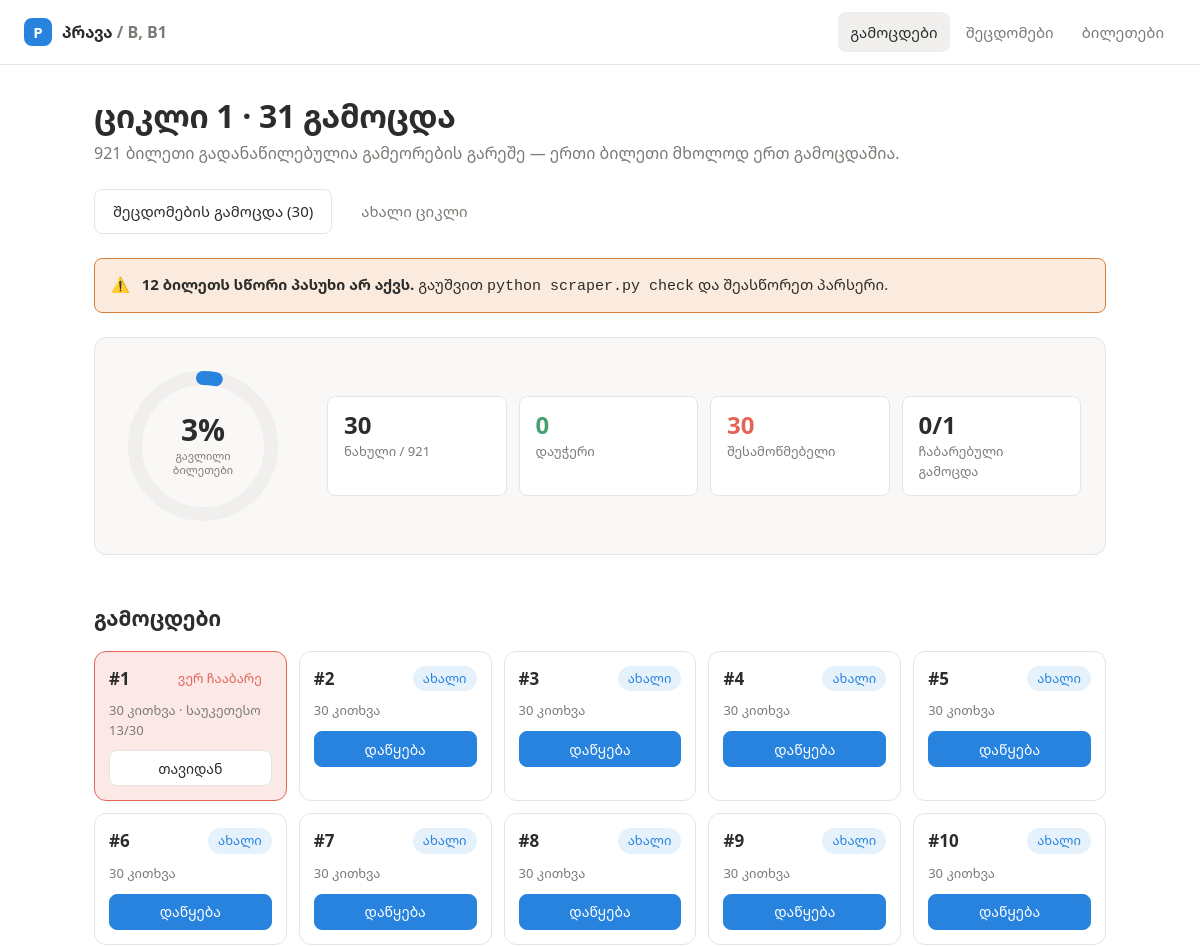
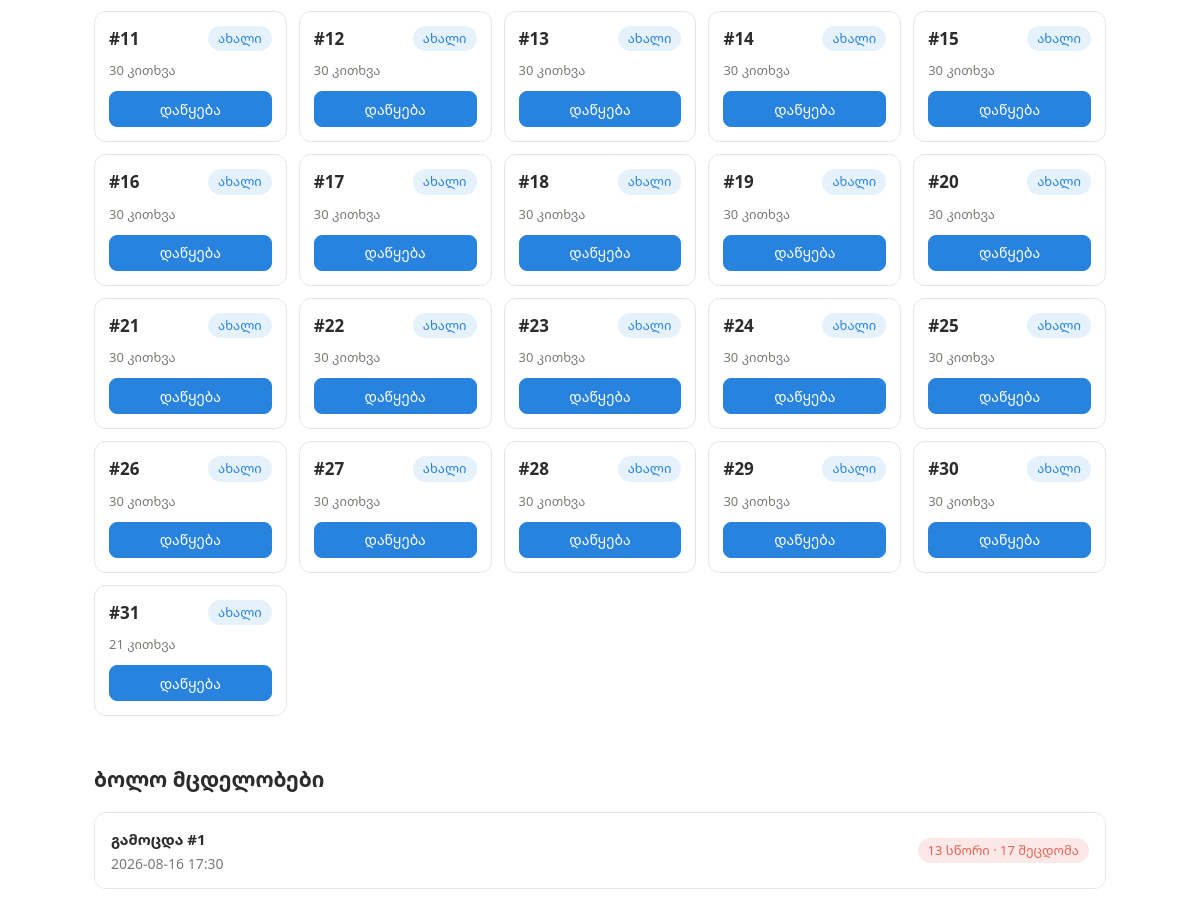
The page / on the database its author committed (2 pictures, top to bottom).
### tables this page shows
CREATE TABLE exams (
    id         INTEGER PRIMARY KEY AUTOINCREMENT,
    cycle      INTEGER NOT NULL DEFAULT 1,
    number     INTEGER,                         -- 1..31 inside the cycle (NULL for review exams)
    kind       TEXT    NOT NULL DEFAULT 'base', -- 'base' | 'review'
    seed       TEXT,
    created_at TEXT    NOT NULL
);

CREATE TABLE attempts (
    id            INTEGER PRIMARY KEY AUTOINCREMENT,
    exam_id       INTEGER NOT NULL REFERENCES exams(id) ON DELETE CASCADE,
    mode          TEXT    NOT NULL DEFAULT 'exam',   -- 'exam' | 'practice'
    started_at    TEXT    NOT NULL,
    finished_at   TEXT,
    correct_count INTEGER,
    wrong_count   INTEGER,
    passed        INTEGER,                           -- 0/1
    seconds_spent INTEGER
);

### app.py (the view)
@app.route("/")
def dashboard():
    with db.connect() as conn:
        stats = exams.overview(conn)
        cycle = exams.current_cycle(conn)
        if cycle == 0 and stats["total"]:
            cycle = exams.generate_cycle(conn)
        cards = exams.exam_cards(conn, cycle) if cycle else []
        reviews = exams.review_exams(conn)
        pending = len(exams.mistake_pool(conn))
        recent = conn.execute(
            """
            SELECT a.id, a.correct_count, a.wrong_count, a.passed, a.finished_at,
                   e.number, e.kind
            FROM attempts a JOIN exams e ON e.id = a.exam_id
            WHERE a.finished_at IS NOT NULL
            ORDER BY a.id DESC LIMIT 6
            """
        ).fetchall()
    return render_template(
        "index.html", stats=stats, cycle=cycle, cards=cards,
        reviews=reviews, pending=pending, recent=recent,
    )

### app.py (called while the page is built)
@app.before_request
def ensure_db() -> None:
    db.init_db()

@app.template_filter("ka_date")
def ka_date(value: str | None) -> str:
    if not value:
        return "—"
    return value.replace("T", " ")[:16]

### db.py (called while the page is built)
def connect() -> sqlite3.Connection:
    conn = sqlite3.connect(DB_PATH)
    conn.row_factory = sqlite3.Row
    conn.execute("PRAGMA foreign_keys = ON")
    return conn

def _migrate(conn: sqlite3.Connection) -> None:
    for table, columns in MIGRATIONS.items():
        have = {r["name"] for r in conn.execute(f"PRAGMA table_info({table})")}
        for name, decl in columns.items():
            if name not in have:
                conn.execute(f"ALTER TABLE {table} ADD COLUMN {name} {decl}")

def init_db() -> None:
    DB_PATH.parent.mkdir(parents=True, exist_ok=True)
    with connect() as conn:
        conn.executescript(SCHEMA_PATH.read_text(encoding="utf-8"))
        _migrate(conn)

### exams.py (called while the page is built)
def current_cycle(conn: sqlite3.Connection) -> int:
    row = conn.execute("SELECT MAX(cycle) AS c FROM exams").fetchone()
    return int(row["c"] or 0)

def mistake_pool(conn: sqlite3.Connection) -> list[int]:
    rows = conn.execute(
        """
        SELECT ticket_id FROM ticket_stats
        WHERE wrong > 0 AND mastered = 0
        ORDER BY wrong DESC, correct_streak ASC, last_seen ASC
        """
    ).fetchall()
    return [r["ticket_id"] for r in rows]

def review_exams(conn: sqlite3.Connection, limit: int = 20) -> list[dict]:
    rows = conn.execute(
        """
        SELECT e.id, e.created_at,
               (SELECT COUNT(*) FROM exam_tickets et WHERE et.exam_id = e.id) AS size,
               (SELECT MAX(a.correct_count) FROM attempts a WHERE a.exam_id = e.id AND a.finished_at IS NOT NULL) AS best,
               (SELECT MAX(a.passed) FROM attempts a WHERE a.exam_id = e.id AND a.finished_at IS NOT NULL) AS ever_passed,
               (SELECT COUNT(*) FROM attempts a WHERE a.exam_id = e.id AND a.finished_at IS NOT NULL) AS tries
        FROM exams e WHERE e.kind = 'review'
        ORDER BY e.id DESC LIMIT ?
        """,
        (limit,),
    ).fetchall()
    return [dict(r) for r in rows]

### templates/index.html (shortened to what this page needs)
{% extends "base.html" %}
{% set active = 'dashboard' %}
{% block content %}
<div class="page-head">
  <div>
    <h1>ციკლი {{ cycle }} · {{ cards|length }} გამოცდა</h1>
    <p class="sub">{{ stats.total }} ბილეთი გადანაწილებულია გამეორების გარეშე — ერთი ბილეთი მხოლოდ ერთ გამოცდაშია.</p>
  </div>
  <div style="display:flex; gap:10px; flex-wrap:wrap">
    <form method="post" action="{{ url_for('new_review') }}">
      <button class="btn" {{ 'disabled' if not pending }}>შეცდომების გამოცდა ({{ pending }})</button>
    </form>
    <form method="post" action="{{ url_for('new_cycle') }}"
          onsubmit="return confirm('ახალი ციკლი თავიდან არევს 921 ბილეთს. გავაგრძელოთ?')">
      <button class="btn btn-ghost">ახალი ციკლი</button>
    </form>
  </div>
</div>
{% if stats.missing_key %}
<div class="banner">
  <span>⚠️</span>
  <div><b>{{ stats.missing_key }} ბილეთს სწორი პასუხი არ აქვს.</b>
  გაუშვით <code>python scraper.py check</code> და შეასწორეთ პარსერი.</div>
</div>
{% endif %}
<section class="hero">
  {% set circ = 3.1416 * 2 * 68 %}
  <div class="ring">
    <svg width="168" height="168" viewBox="0 0 168 168" aria-hidden="true">
      <circle cx="84" cy="84" r="68" fill="none" stroke="var(--surface2)" stroke-width="14"></circle>
      <circle cx="84" cy="84" r="68" fill="none" stroke="var(--blue)" stroke-width="14"
              stroke-linecap="round" stroke-dasharray="{{ circ }}"
              stroke-dashoffset="{{ circ - circ * stats.coverage_pct / 100 }}"></circle>
    </svg>
    <div class="ring-label">
      <b>{{ stats.coverage_pct }}%</b>
      <span>გავლილი ბილეთები</span>
    </div>
  </div>
  <div class="metrics">
    <div class="metric"><b>{{ stats.seen }}</b><span>ნახული / {{ stats.total }}</span></div>
    <div class="metric is-green"><b>{{ stats.mastered }}</b><span>დაუჭერი</span></div>
    <div class="metric is-red"><b>{{ stats.pending }}</b><span>შესამოწმებელი</span></div>
    <div class="metric"><b>{{ stats.passed_attempts }}/{{ stats.attempts }}</b><span>ჩაბარებული გამოცდა</span></div>
  </div>
</section>
<h2>გამოცდები</h2>
<div class="exam-grid">
  {% for card in cards %}
  <div class="exam-card {{ card.status }}">
    <div class="exam-top">
      <span class="no">#{{ card.number }}</span>
      {% if card.status == 'passed' %}<span class="chip chip-pass">ჩაბარებული</span>
      {% elif card.status == 'failed' %}<span class="chip chip-fail">ვერ ჩააბარე</span>
      {% else %}<span class="chip chip-new">ახალი</span>{% endif %}
    </div>
    <div class="score">
      {{ card.size }} კითხვა{% if card.tries %} · საუკეთესო {{ card.best }}/{{ card.size }}{% endif %}
    </div>
    <form method="post" action="{{ url_for('start_exam', exam_id=card.id) }}">
      <button class="btn {{ 'btn-primary' if card.status == 'new' }} btn-sm">
        {{ 'დაწყება' if card.status == 'new' else 'თავიდან' }}
      </button>
    </form>
  </div>
  {% endfor %}
</div>
{% if recent %}
<h2>ბოლო მცდელობები</h2>
<div class="list">
  {% for a in recent %}
  <a class="row" href="{{ url_for('result', attempt_id=a.id) }}">
    <div class="row-main">
      <b>{% if a.kind == 'review' %}შეცდომების გამოცდა{% else %}გამოცდა #{{ a.number }}{% endif %}</b>
      <p>{{ a.finished_at|ka_date }}</p>
    </div>
    <div class="row-side">
      <span class="chip {{ 'chip-pass' if a.passed else 'chip-fail' }}">
        {{ a.correct_count }} სწორი · {{ a.wrong_count }} შეცდომა
      </span>
    </div>
  </a>
  {% endfor %}
</div>
{% endif %}
{% endblock %}

### templates/base.html (shortened to what this page needs)
<!doctype html>
<html lang="ka">
<head>
<link rel="stylesheet" href="{{ url_for('static', filename='css/app.css') }}">
</head>
<body>
<header class="topbar">
  <a class="brand" href="{{ url_for('dashboard') }}">
    <span class="brand-mark">P</span>
    <span>პრავა <span class="muted">/ B, B1</span></span>
  </a>
  <nav>
    <a href="{{ url_for('dashboard') }}" class="{{ 'active' if active == 'dashboard' }}">გამოცდები</a>
    <a href="{{ url_for('mistakes') }}" class="{{ 'active' if active == 'mistakes' }}">შეცდომები</a>
    <a href="{{ url_for('bank') }}" class="{{ 'active' if active == 'bank' }}">ბილეთები</a>
  </nav>
</header>
{% block body %}<main class="container">{% block content %}{% endblock %}</main>{% endblock %}
</body>
</html>

### rows shown on the page
exams: number "1", shows "ვერ ჩააბარე", size "30", best "13", status "თავიდან"
exams: number "2", shows "ახალი", size "30", status "დაწყება"
exams: number "3", shows "ახალი", size "30", status "დაწყება"
exams: number "4", shows "ახალი", size "30", status "დაწყება"
exams: number "5", shows "ახალი", size "30", status "დაწყება"
exams: number "6", shows "ახალი", size "30", status "დაწყება"
exams: number "7", shows "ახალი", size "30", status "დაწყება"
exams: number "8", shows "ახალი", size "30", status "დაწყება"
exams: number "9", shows "ახალი", size "30", status "დაწყება"
exams: number "10", shows "ახალი", size "30", status "დაწყება"
exams: number "11", shows "ახალი", size "30", status "დაწყება"
exams: number "12", shows "ახალი", size "30", status "დაწყება"
exams: number "13", shows "ახალი", size "30", status "დაწყება"
exams: number "14", shows "ახალი", size "30", status "დაწყება"
exams: number "15", shows "ახალი", size "30", status "დაწყება"
exams: number "16", shows "ახალი", size "30", status "დაწყება"
exams: number "17", shows "ახალი", size "30", status "დაწყება"
exams: number "18", shows "ახალი", size "30", status "დაწყება"
exams: number "19", shows "ახალი", size "30", status "დაწყება"
exams: number "20", shows "ახალი", size "30", status "დაწყება"
exams: number "21", shows "ახალი", size "30", status "დაწყება"
exams: number "22", shows "ახალი", size "30", status "დაწყება"
exams: number "23", shows "ახალი", size "30", status "დაწყება"
exams: number "24", shows "ახალი", size "30", status "დაწყება"
exams: number "25", shows "ახალი", size "30", status "დაწყება"
exams: number "26", shows "ახალი", size "30", status "დაწყება"
exams: number "27", shows "ახალი", size "30", status "დაწყება"
exams: number "28", shows "ახალი", size "30", status "დაწყება"
exams: number "29", shows "ახალი", size "30", status "დაწყება"
exams: number "30", shows "ახალი", size "30", status "დაწყება"
exams: number "31", shows "ახალი", size "21", status "დაწყება"
attempts: number "1", finished_at|ka_date "2026-08-16 17:30", correct_count "13", wrong_count "17"

### other values the page prints
{{ cycle }} "1"
{{ cards|length }} "31"
{{ stats.total }} "921"
{{ pending }} "30"
{{ stats.missing_key }} "12"
{{ stats.coverage_pct }} "3"
{{ stats.seen }} "30"
{{ stats.mastered }} "0"
{{ stats.pending }} "30"
{{ stats.passed_attempts }} "0"
{{ stats.attempts }} "1"
